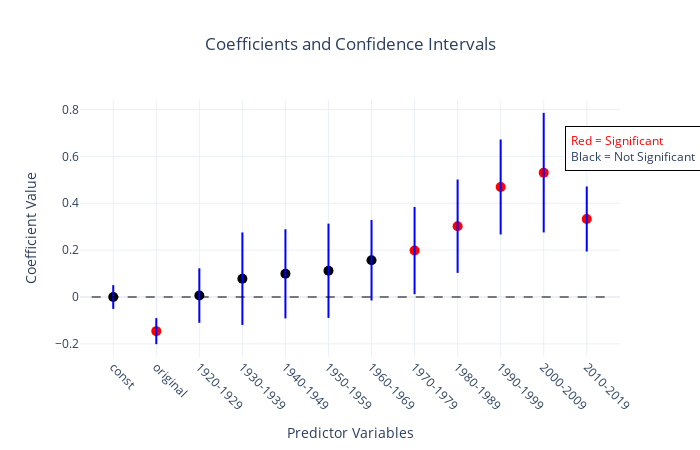

Here is the notebook cell this chart was saved with:
### Code cell
star_popularity_coefs = plot_significance_plotly_regression_all(model, "DataStory/star_popularity.html")

### Figure 1 — Plotly figure (JSON) as saved in the notebook; plotly's stock layout.template omitted (floating-point values rounded to 4 significant figures)
{"data": [{"marker": {"color": "black", "size": 10}, "mode": "markers", "name": "const Coef", "type": "scatter", "x": ["const"], "y": [1.821e-17]}, {"line": {"color": "blue", "width": 2}, "mode": "lines", "showlegend": false, "type": "scatter", "x": ["const", "const"], "y": [-0.05069, 0.05069]}, {"marker": {"color": "red", "size": 10}, "mode": "markers", "name": "original Coef", "type": "scatter", "x": ["original"], "y": [-0.1457]}, {"line": {"color": "blue", "width": 2}, "mode": "lines", "showlegend": false, "type": "scatter", "x": ["original", "original"], "y": [-0.2012, -0.09013]}, {"marker": {"color": "black", "size": 10}, "mode": "markers", "name": "1920-1929 Coef", "type": "scatter", "x": ["1920-1929"], "y": [0.006158]}, {"line": {"color": "blue", "width": 2}, "mode": "lines", "showlegend": false, "type": "scatter", "x": ["1920-1929", "1920-1929"], "y": [-0.1102, 0.1225]}, {"marker": {"color": "black", "size": 10}, "mode": "markers", "name": "1930-1939 Coef", "type": "scatter", "x": ["1930-1939"], "y": [0.0781]}, {"line": {"color": "blue", "width": 2}, "mode": "lines", "showlegend": false, "type": "scatter", "x": ["1930-1939", "1930-1939"], "y": [-0.1194, 0.2756]}, {"marker": {"color": "black", "size": 10}, "mode": "markers", "name": "1940-1949 Coef", "type": "scatter", "x": ["1940-1949"], "y": [0.09906]}, {"line": {"color": "blue", "width": 2}, "mode": "lines", "showlegend": false, "type": "scatter", "x": ["1940-1949", "1940-1949"], "y": [-0.09108, 0.2892]}, {"marker": {"color": "black", "size": 10}, "mode": "markers", "name": "1950-1959 Coef", "type": "scatter", "x": ["1950-1959"], "y": [0.112]}, {"line": {"color": "blue", "width": 2}, "mode": "lines", "showlegend": false, "type": "scatter", "x": ["1950-1959", "1950-1959"], "y": [-0.08928, 0.3133]}, {"marker": {"color": "black", "size": 10}, "mode": "markers", "name": "1960-1969 Coef", "type": "scatter", "x": ["1960-1969"], "y": [0.157]}, {"line": {"color": "blue", "width": 2}, "mode": "lines", "showlegend": false, "type": "scatter", "x": ["1960-1969", "1960-1969"], "y": [-0.01479, 0.3288]}, {"marker": {"color": "red", "size": 10}, "mode": "markers", "name": "1970-1979 Coef", "type": "scatter", "x": ["1970-1979"], "y": [0.1982]}, {"line": {"color": "blue", "width": 2}, "mode": "lines", "showlegend": false, "type": "scatter", "x": ["1970-1979", "1970-1979"], "y": [0.01209, 0.3843]}, {"marker": {"color": "red", "size": 10}, "mode": "markers", "name": "1980-1989 Coef", "type": "scatter", "x": ["1980-1989"], "y": [0.3022]}, {"line": {"color": "blue", "width": 2}, "mode": "lines", "showlegend": false, "type": "scatter", "x": ["1980-1989", "1980-1989"], "y": [0.1029, 0.5014]}, {"marker": {"color": "red", "size": 10}, "mode": "markers", "name": "1990-1999 Coef", "type": "scatter", "x": ["1990-1999"], "y": [0.4695]}, {"line": {"color": "blue", "width": 2}, "mode": "lines", "showlegend": false, "type": "scatter", "x": ["1990-1999", "1990-1999"], "y": [0.2668, 0.6721]}, {"marker": {"color": "red", "size": 10}, "mode": "markers", "name": "2000-2009 Coef", "type": "scatter", "x": ["2000-2009"], "y": [0.5307]}, {"line": {"color": "blue", "width": 2}, "mode": "lines", "showlegend": false, "type": "scatter", "x": ["2000-2009", "2000-2009"], "y": [0.2756, 0.7859]}, {"marker": {"color": "red", "size": 10}, "mode": "markers", "name": "2010-2019 Coef", "type": "scatter", "x": ["2010-2019"], "y": [0.333]}, {"line": {"color": "blue", "width": 2}, "mode": "lines", "showlegend": false, "type": "scatter", "x": ["2010-2019", "2010-2019"], "y": [0.1944, 0.4717]}], "layout": {"annotations": [{"align": "left", "bgcolor": "white", "bordercolor": "black", "borderpad": 5, "borderwidth": 1, "font": {"size": 12}, "showarrow": false, "text": "<br><span style='color:red'>Red = Significant</span><br>Black = Not Significant", "x": 1.15, "xref": "paper", "y": 0.9, "yref": "paper"}], "autosize": true, "height": 450, "shapes": [{"line": {"color": "black", "dash": "dash", "width": 1}, "type": "line", "x0": -0.5, "x1": 11.5, "y0": 0, "y1": 0}], "showlegend": false, "title": {"text": "Coefficients and Confidence Intervals", "x": 0.5, "xanchor": "center"}, "width": 700, "xaxis": {"tickangle": 45, "ticktext": ["const", "original", "1920-1929", "1930-1939", "1940-1949", "1950-1959", "1960-1969", "1970-1979", "1980-1989", "1990-1999", "2000-2009", "2010-2019"], "tickvals": [0, 1, 2, 3, 4, 5, 6, 7, 8, 9, 10, 11], "title": {"text": "Predictor Variables"}}, "yaxis": {"title": {"text": "Coefficient Value"}}}}
